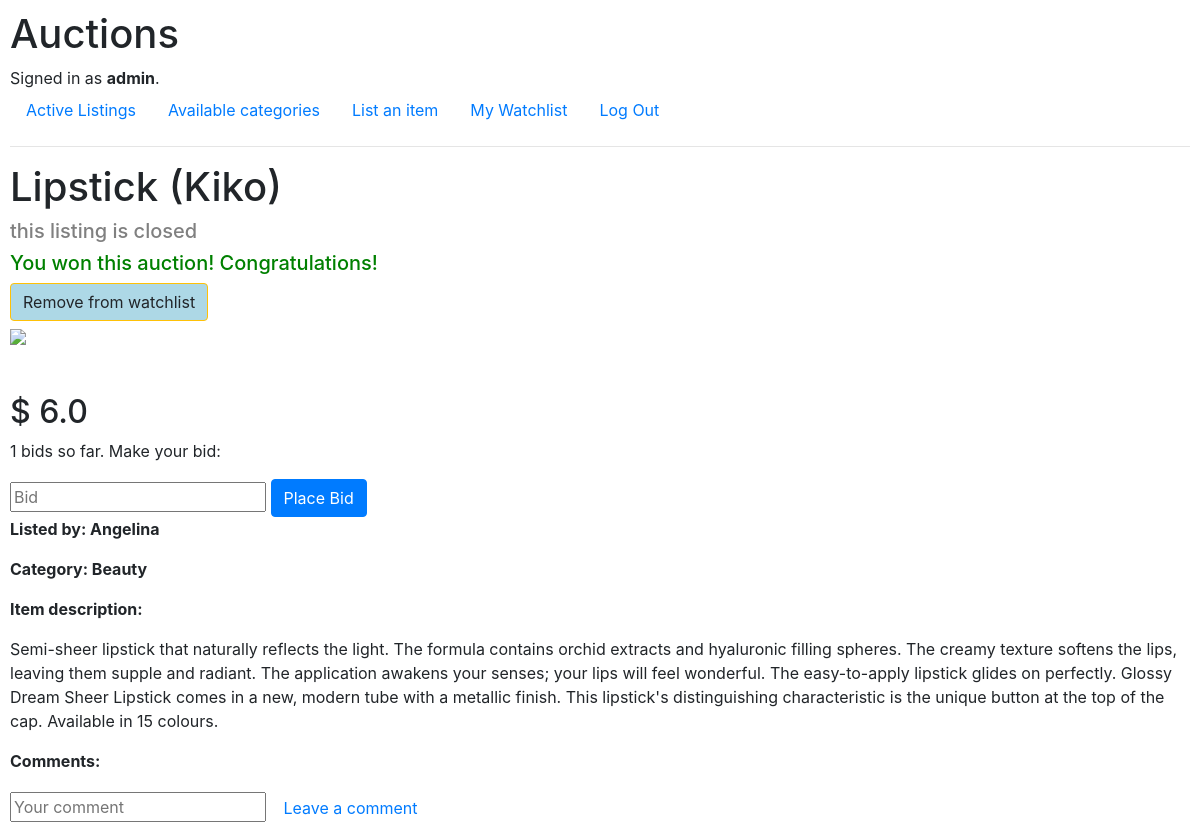
Before: /listing/2 (signed in) with the older database file.
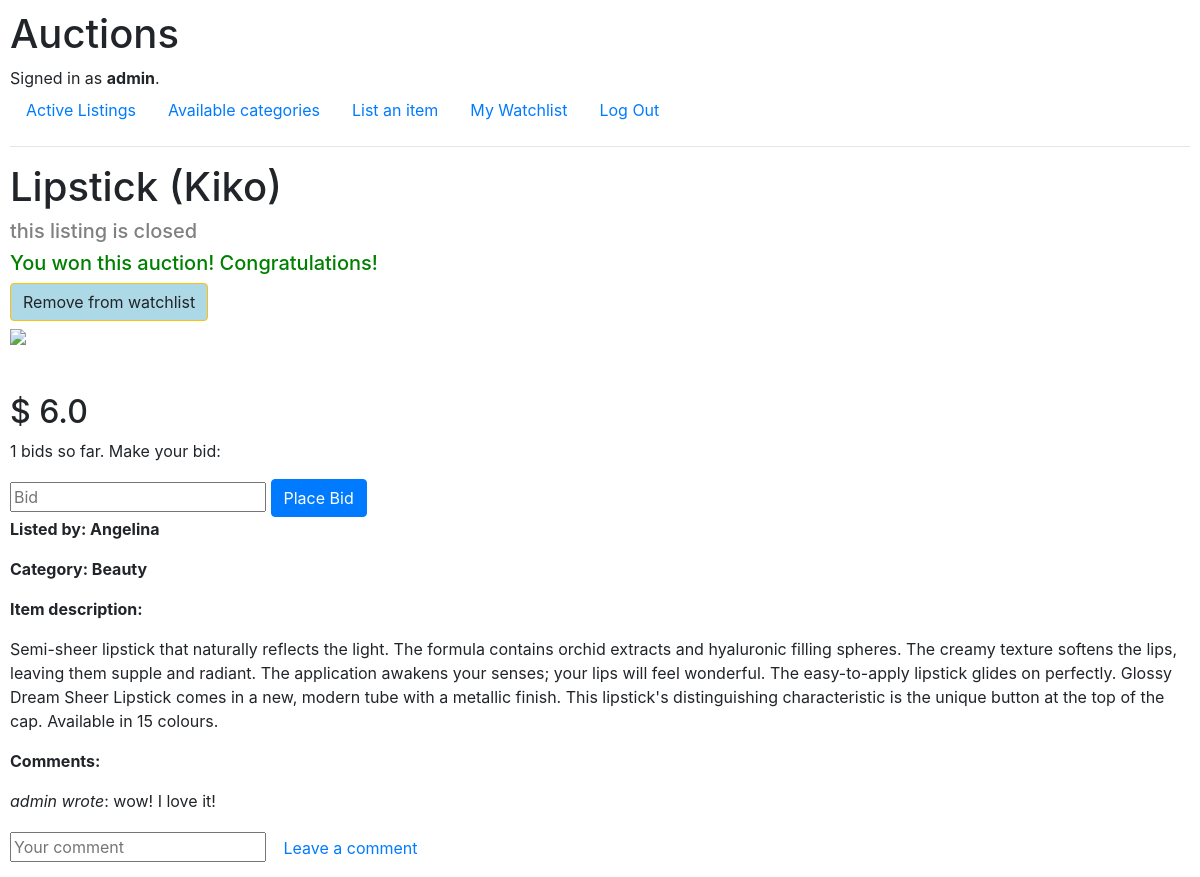
After: the same page with the newer database file.
### auctions/models.py (models this page shows, shortened)
class Comment(models.Model):
    user = models.ForeignKey(User, on_delete=models.CASCADE)
    listing = models.ForeignKey(Listing, on_delete=models.CASCADE)
    comment = models.CharField(max_length=1000)

class User(AbstractUser):
    pass

### auctions/views.py (the view)
# urls.py: path('listing/<int:pk>', views.ListingDetailView.as_view(), name='listing_view'),
class ListingDetailView(LoginRequiredMixin, DetailView):
    model = Listing
    template_name = 'auctions/listing_view.html'
    context_object_name = 'listing'
    def get_context_data(self, **kwargs):
        context = super().get_context_data(**kwargs)
        user = self.request.user
        requested_listing_id = self.kwargs.get('pk')
        requested_listing = Listing.objects.get(pk=requested_listing_id)
        context['bids'] = Bid.objects.filter(listing=requested_listing)
        context['max_bid'] = Bid.objects.filter(listing=requested_listing).aggregate(Max('bid'))['bid__max']
        try:
            Watchlist.objects.get(user=user, listing=requested_listing)
            context['watchlist_button'] = "Remove from" #if the item is already in the user's watchlist, make it impossible to add to the watchlist
        except ObjectDoesNotExist:
            context['watchlist_button'] = "Add to"
        if requested_listing.user == user:
            context['can_close'] = True #needed so that the 'close this listing' button is displayed only if the listing's author is the signed in user herself
        if requested_listing.open == False:
            context['closed'] = True #display a note on the listing_view page that the listing is closed
        if requested_listing.winner == user:
            context['you_won'] = True
        context['comments'] = Comment.objects.filter(listing=requested_listing)
        return context

### auctions/templates/auctions/listing_view.html (shortened to what this page needs)
{% extends 'auctions/layout.html' %}
{% block body %}
<h1>{{listing.title}}</h1>
{% if closed %}
<h5 style="color:grey;"> this listing is closed </h5>
    {% if you_won%}
    <h5 style="color:green;"> You won this auction! Congratulations!</h5>
    {% endif %}
{% endif %}
<div>
    {% if can_close %}
        {% if not closed %}
        <a href="{% url 'close_listing' listing.pk %}" class="btn btn-secondary mb-3">Close this listing</a>
        {% endif %}
    {% else %}
        <a href="{% url 'add_to_remove_from_watchlist' listing.pk %}" class="btn btn-warning mb-2" style="background-color: lightblue;">
            {{ watchlist_button|safe }} watchlist
        </a>
    {% endif %}
</div>
<div>
 <img width="auto" height="400" class="mb-5" src="{{ listing.image_url }}">
</div>
 <div>
{% if bids|length == 0 %}
<h2>$ {{ listing.starting_bid }} </h2>
{% else %}
<h2>$ {{ max_bid }} </h2>
{% endif %}
<p> {{ bids|length }} bids so far. Make your bid:</p>
<form action="{% url 'bid' listing.pk %}" method="post">
    <input type="number" name="bid" placeholder="Bid">
    <input class="btn btn-primary" type="submit" value="Place Bid">
</form>
<div>
    <p class="font-weight-bold"> Listed by: {{listing.user.username}} </p>
    <p class="font-weight-bold"> Category: {{listing.category.name}} </p>
    <p class="font-weight-bold"> Item description: </p>
    <p>  {{ listing.description }} </p>
</div>
<div>
    <p style="font-weight: bold">Comments:</p>
    {% for comment in comments %}
    <p><span style="font-style: italic;">{{ comment.user }} wrote</span>: {{ comment.comment }}</p>
    {% endfor %}
</div>
<form action="{% url 'comment' listing.pk %}" method="post">
    <input type="text" name="comment" placeholder="Your comment">
    <input class="btn btn-link" type="submit" value="Leave a comment">
</form>
{% endblock %}

Changed rows visible on the page:
added Comment: user "admin", comment "wow! I love it!"
